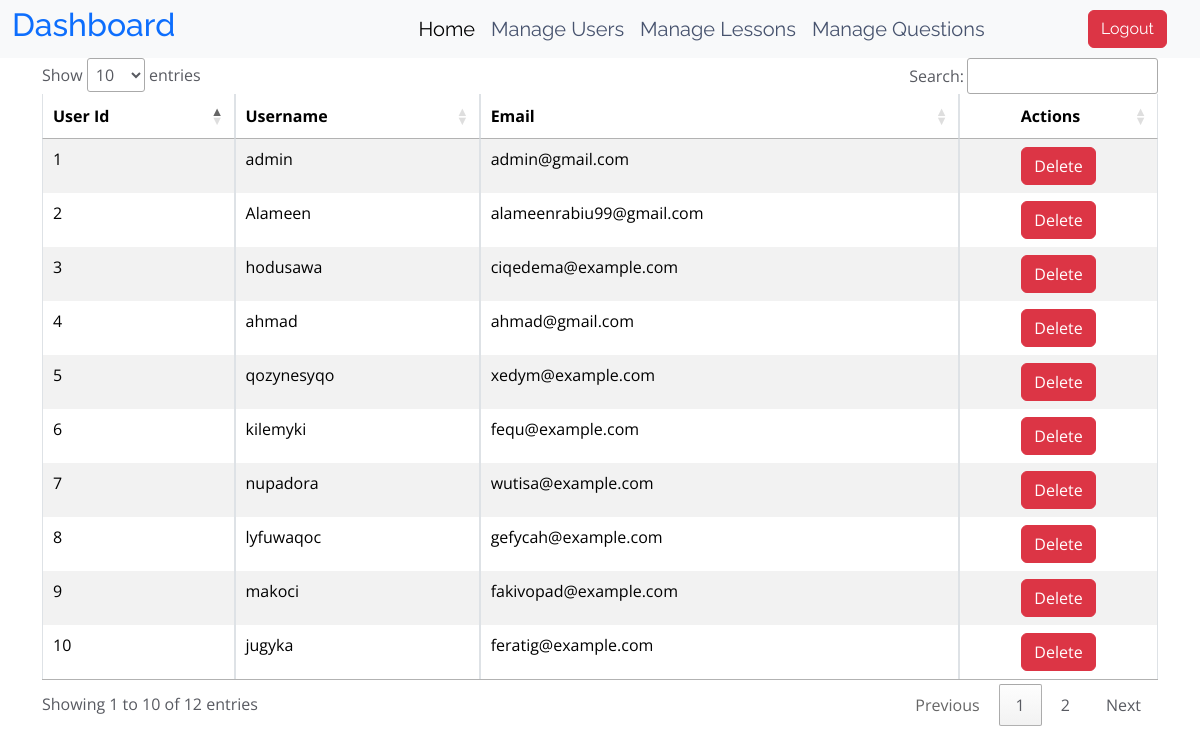
/dashboard/, run on the app's committed database.
### authentication/models.py (models this page shows, shortened)
class User(AbstractUser):
    username = models.CharField(max_length=50)
    email = models.EmailField(max_length=50, unique=True, blank=False, null=False)
    password = models.CharField(max_length=100)
    USERNAME_FIELD = "email"
    REQUIRED_FIELDS = ['username']

### core/views.py (the view)
# urls.py: path('dashboard/', views.dashboard, name="dashboard"),
def dashboard(request):
    users = User.objects.all()
    return render(request, 'contents/admin/dashboard.html', {'users': users})

### templates/contents/admin/dashboard.html (shortened to what this page needs)
{% extends "base.html" %}
{% load static %}
{% block content %}
{% include "contents/admin/inc/navbar.html" %}
<div class="container">
  <table class="table table-striped table-bordered" id="userTable">
    <thead>
      <tr>
        <th>User Id</th>
        <th>Username</th>
        <th>Email</th>
        <th class="text-center">Actions</th>
      </tr>
    </thead>
    <tbody>
      {% for user in users %}
        <tr>
          <td>{{ user.id }}</td>
          <td>{{ user.username }}</td>
          <td>{{ user.email }}</td>
          <td class="text text-center">
            <a href="#" class="btn btn-danger">Delete</a>
          </td>
        </tr>
      {% empty %}
        <tr>
          <td colspan="4">No users found.</td>
        </tr>
      {% endfor %}
    </tbody>
  </table>
</div>
<link rel="stylesheet" href="https://cdn.datatables.net/1.13.1/css/jquery.dataTables.min.css">
{% endblock content %}

### static/assets/css/style.css (style rules this page uses)
body { font-family: "Open Sans", sans-serif; color: #585a61; }
a { color: #5777ba; text-decoration: none; }

### data on the page
User: id "1", username "admin", email "admin@gmail.com"
User: id "2", username "Alameen", email "alameenrabiu99@gmail.com"
User: id "3", username "hodusawa", email "ciqedema@example.com"
User: id "4", username "ahmad", email "ahmad@gmail.com"
User: id "5", username "qozynesyqo", email "xedym@example.com"
User: id "6", username "kilemyki", email "fequ@example.com"
User: id "7", username "nupadora", email "wutisa@example.com"
User: id "8", username "lyfuwaqoc", email "gefycah@example.com"
User: id "9", username "makoci", email "fakivopad@example.com"
User: id "10", username "jugyka", email "feratig@example.com"
